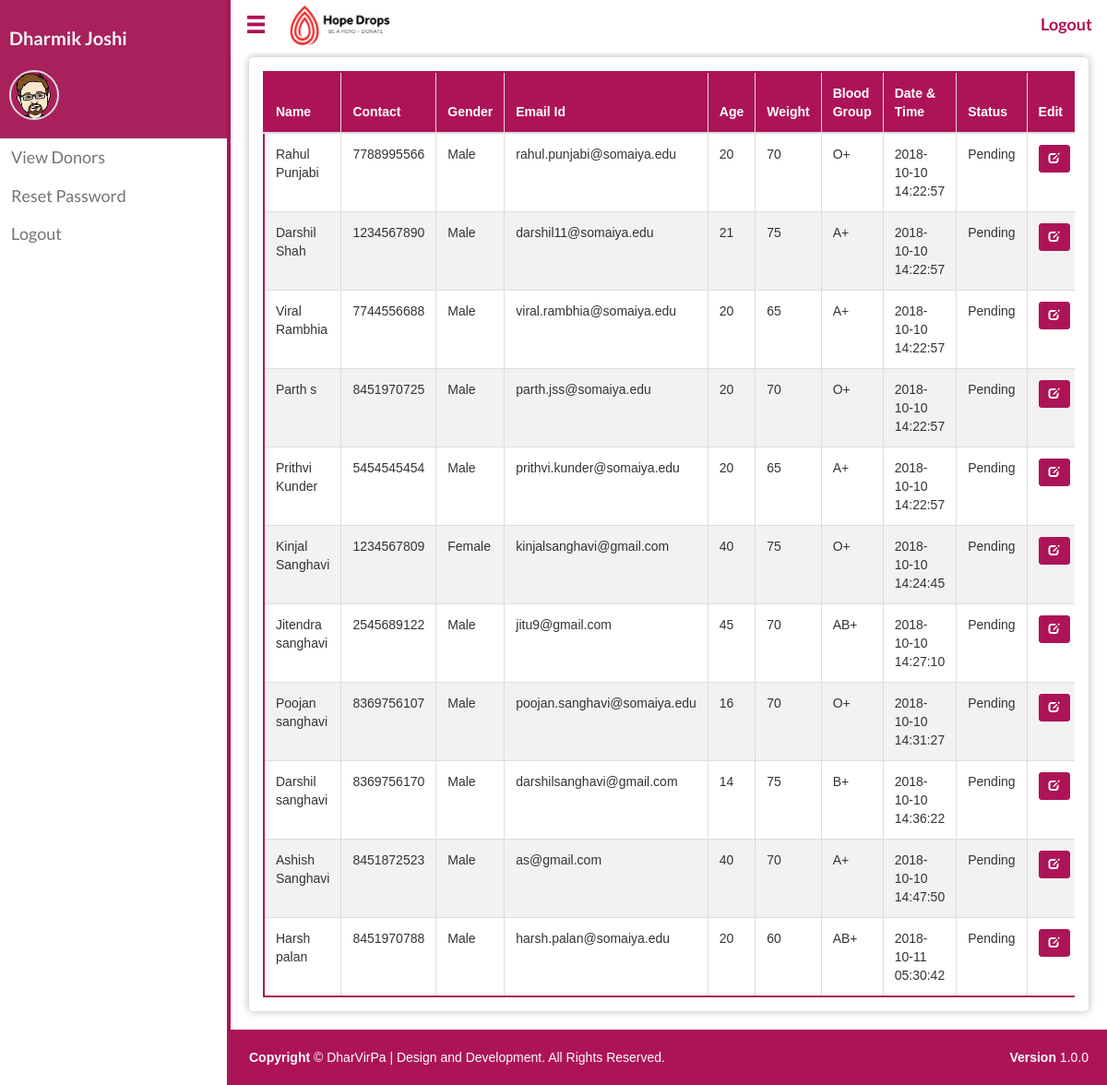
The app's page /lt.php (signed in), older data.
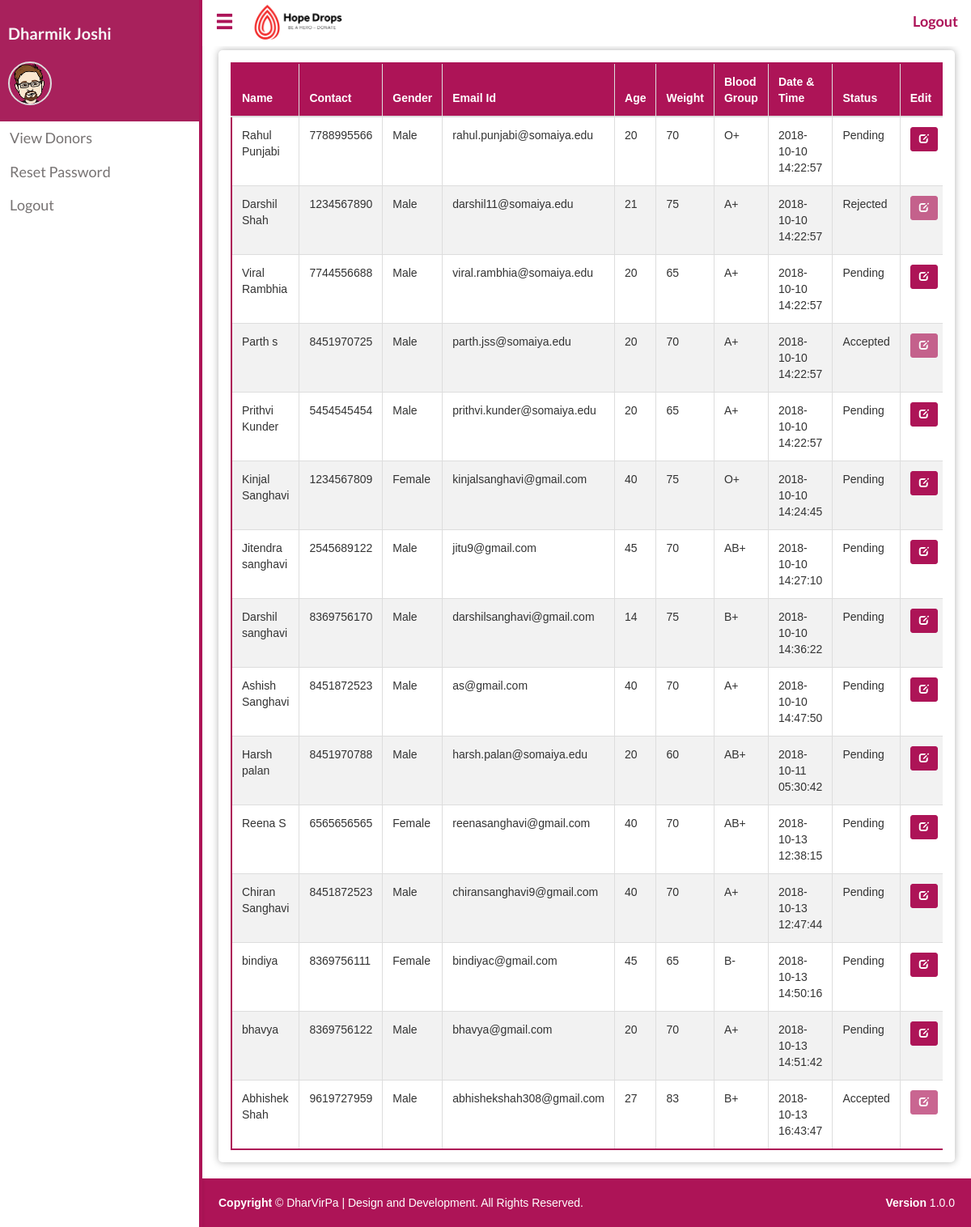
The same page, newer data.
### tables this page shows
CREATE TABLE `donor` (
  `D_id` int(15) NOT NULL,
  `P_id` int(15) NOT NULL,
  `Email` varchar(30) NOT NULL,
  `Weight` int(5) NOT NULL,
  `Blood_group` varchar(5) NOT NULL,
  `Status` varchar(20) NOT NULL DEFAULT 'Pending',
  `Age` int(5) NOT NULL,
  `Date` timestamp NULL DEFAULT CURRENT_TIMESTAMP
);

CREATE TABLE `person` (
  `P_id` int(15) NOT NULL,
  `Name` varchar(50) NOT NULL,
  `Contact` varchar(10) NOT NULL,
  `Address` varchar(200) NOT NULL,
  `Gender` varchar(10) NOT NULL
);

### lt.php (the view, shortened to what this page needs)
<?php
include_once("connection.php");
?>
<?php
$query = "SELECT * FROM donor inner join person where donor.P_id = person.P_id ";
$result = mysqli_query($conn,$query);
?>
<!DOCTYPE html>
<html>
<head>
  <link rel="stylesheet" href="https://maxcdn.bootstrapcdn.com/bootstrap/3.3.7/css/bootstrap.min.css">
  <link rel="stylesheet" type="text/css" href="./css/navbar_style.css">
  <link rel="stylesheet" type="text/css" href="./css/main.css">
</head>
<body>
<?php include('./sidenav.php');
?>
  <div id="main" class="shrink">
    <?php include('./horizontal-nav.php')?>
    <div class="box">
      <div class="table-responsive">
        <table class="table table-bordered ">
          <thead>
            <tr>
              <th>Name</th>
              <th>Contact</th>
              <th>Gender</th>
              <th>Email Id</th>
              <th>Age</th>
              <th>Weight</th>
              <th>Blood Group</th>
              <th>Date & Time</th>
              <th>Status</th>
              <th>Edit</th>
             </tr>
          </thead>
          <?php
          if(mysqli_num_rows($result)>0)
          {
            while($row =mysqli_fetch_assoc($result))
            {
              echo "<tr>";
              echo "<td>".$row['Name']."</td>";
              echo "<td>".$row['Contact']."</td>";
              echo "<td>".$row['Gender']."</td>";
              echo "<td>".$row['Email']."</td>";
              echo "<td>".$row['Age']."</td>";
              echo "<td>".$row['Weight']."</td>";
              echo "<td>".$row['Blood_group']."</td>";
              echo "<td>".$row['Date']."</td>";
              echo "<td>".$row['Status']."</td>";
              if($row['Status'] == "Pending")
              {
                echo "<td>
                        <form action='labtechform.php' method='POST'>
                            <input type = 'hidden' name = 'id' value = '".$row['D_id']."'>
                            <button type = 'submit' class = 'btn btn-primary btn-sm'>
                                <span class='glyphicon glyphicon-edit'></span>
                            </button>
                        </form>
                      </td>";
                echo"</tr>";
              }
              else
              {
                echo "<td>
                        <form action='labtechform.php' method='POST'>
                            <input type = 'hidden' name = 'id' value = '".$row['D_id']."'>
                            <button type = 'submit' class = 'btn btn-primary btn-sm' disabled>
                                <span class='glyphicon glyphicon-edit'></span>
                            </button>
                        </form>
                      </td>";
                echo"</tr>";
              }
            }
          }
          else
          {
            echo "<div class='alert alert-warning'>No data to display for donors</div>";
          }
          ?>
        </table>
      </div>
    </div>
   <?php include_once("footer.php") ?>
  </div>
</body>
</html>

### sidenav.php (shortened to what this page needs)
<div id="mySidenav" class="sidenav open-sidenav">
  <div class="borderl">
    <div class="avatar-wrapper">
        <h6><?php echo $_SESSION['Ename']; ?></h6>
        <div class="avatar">
          <img src="./images/male.png" height="50" alt="avatar">
        </div>
      </div>
      <div class="">
      <?php
        switch ($_SESSION['post'])
        {
      ?>
      <?php
        case 2:
      ?>
      <a href="lt.php" class="tab">View Donors</a>
      <a href="reset.php" class="tab">Reset Password</a>
      <a href="logout.php" class="tab">Logout</a>
      <?php
        break;
      ?>
      <?php
        }
      ?>
    </div>
  </div>
</div>

### horizontal-nav.php (shortened to what this page needs)
<div class="custom-nav">
  <ul id="navbar" class="reduce">
    <li style="float: left"><a onclick="toggleNav()"><span class="glyphicon glyphicon-menu-hamburger"></span></a></li>
    <li style="float: left"><img src="./images/logo.png" alt="Blood Bank" height="57"></li>
    <li><a href="logout.php" style="font-family: Lato; float: right;"><b>Logout</b></a></li>
  </ul>
</div>

### footer.php (shortened to what this page needs)
<!DOCTYPE html>
<html>
<head>
</head>
<body>
	<footer id="footer" style="margin-top: 5px;">
    <span class="pull-right"><strong>Version</strong> 1.0.0</span>
    <p><b>Copyright&nbsp;</b>&copy; DharVirPa | Design and Development. All Rights Reserved.</p>
  	</footer>
</body>
</html>

### css/main.css (style rules this page uses)
body { padding-bottom: 0px; }
a, a:hover { color: #ad1457; }

### lt.php (style rules this page uses)
.box { box-shadow: 0 0 10px 0 rgba(0,0,0,0.3); margin-top: 0px; padding: 15px; border-radius: 5px; margin: 20px; margin-top: 62px; }
table { border: 2px solid #ad1457 !important; font-family: 'Verdana', sans-serif; margin-bottom: 0px !important; }
th { background-color: #ad1457; color: white; cursor: pointer; }
th, td { padding: 12px !important; }
tr:nth-child(even) { background-color: #f2f2f2; }
.btn-primary { color: #fff !important; background-color: #ad1457 !important; border-color: #ad1457 !important; }

### sidenav.php (style rules this page uses)
.sidenav { height: 100%; width: 0; position: fixed; z-index: 1; top: 0; left: 0; background-color: #fff; overflow-x: hidden; transition: 0.5s; box-shadow: 0 2px 4px 0 rgba(0,0,0,.1); white-space: nowrap ; font-family: Lato; }
.sidenav a { padding: 8px 8px 8px 12px; text-decoration: none; font-size: 18px; color: #777373; display: block; transition: 0.3s; }
.open-sidenav { width: 250px; }
#main { transition: margin-left .5s; }
#main.shrink { margin-left: 250px; }
#navbar { transition: width .5s; }
#navbar.reduce { width:calc(100% - 250px); }
.avatar-wrapper { height: 150px; background: #a8215c; position: relative; padding: 10px; }
.avatar-wrapper h6 { font-size: 20px; color: #f7f7f7; font-weight: bold; margin-top: 20px; }
.avatar { border: 2px solid #ddd; border-radius: 50%; display: inline-block; position: absolute; bottom: 20px; left: 10px; }
.avatar img { border-radius: 50%; }
.borderl { border-right: 4px solid #ad1457; height: 100%; }

### horizontal-nav.php (style rules this page uses)
ul { list-style-type: none; margin: 0; padding: 0; overflow: hidden; background-color: #fff; position: fixed; top:0; width: 100%; z-index: 1; }
.custom-nav { margin-bottom: 20px; }
li { float: right; cursor: pointer; }
li a { display: block; color: #ad1459; text-align: center; padding: 14px 16px; text-decoration: none; font-size: 18px; }
.glyphicon-menu-hamburger { font-size: 23px; cursor: pointer; }

### footer.php (style rules this page uses)
#footer { background: #ad1457; height: 60px; font-family: 'Verdana', sans-serif; color: #FFFFFF; padding: 20px; position:relative; bottom:0; left:0; right:0; z-index: 0; }

Row changes from the older to the newer data that the page shows:
removed donor: P.Name "Poojan sanghavi", P.Contact "8369756107", P.Gender "Male", Email "poojan.sanghavi@somaiya.edu", Age "16", Weight "70", Blood_group "O+", Date "2018-10-10 14:31:27", Status "Pending"
changed donor "darshil11@somaiya.edu": Status "Pending" → "Rejected"
changed donor "parth.jss@somaiya.edu": Blood_group "O+" → "A+"; Status "Pending" → "Accepted"
added donor: P.Name "Reena S", P.Contact "6565656565", P.Gender "Female", Email "reenasanghavi@gmail.com", Age "40", Weight "70", Blood_group "AB+", Date "2018-10-13 12:38:15", Status "Pending"
added donor: P.Name "Chiran Sanghavi", P.Contact "8451872523", P.Gender "Male", Email "chiransanghavi9@gmail.com", Age "40", Weight "70", Blood_group "A+", Date "2018-10-13 12:47:44", Status "Pending"
added donor: P.Name "bindiya", P.Contact "8369756111", P.Gender "Female", Email "bindiyac@gmail.com", Age "45", Weight "65", Blood_group "B-", Date "2018-10-13 14:50:16", Status "Pending"
added donor: P.Name "bhavya", P.Contact "8369756122", P.Gender "Male", Email "bhavya@gmail.com", Age "20", Weight "70", Blood_group "A+", Date "2018-10-13 14:51:42", Status "Pending"
added donor: P.Name "Abhishek Shah", P.Contact "9619727959", P.Gender "Male", Email "abhishekshah308@gmail.com", Age "27", Weight "83", Blood_group "B+", Date "2018-10-13 16:43:47", Status "Accepted"
